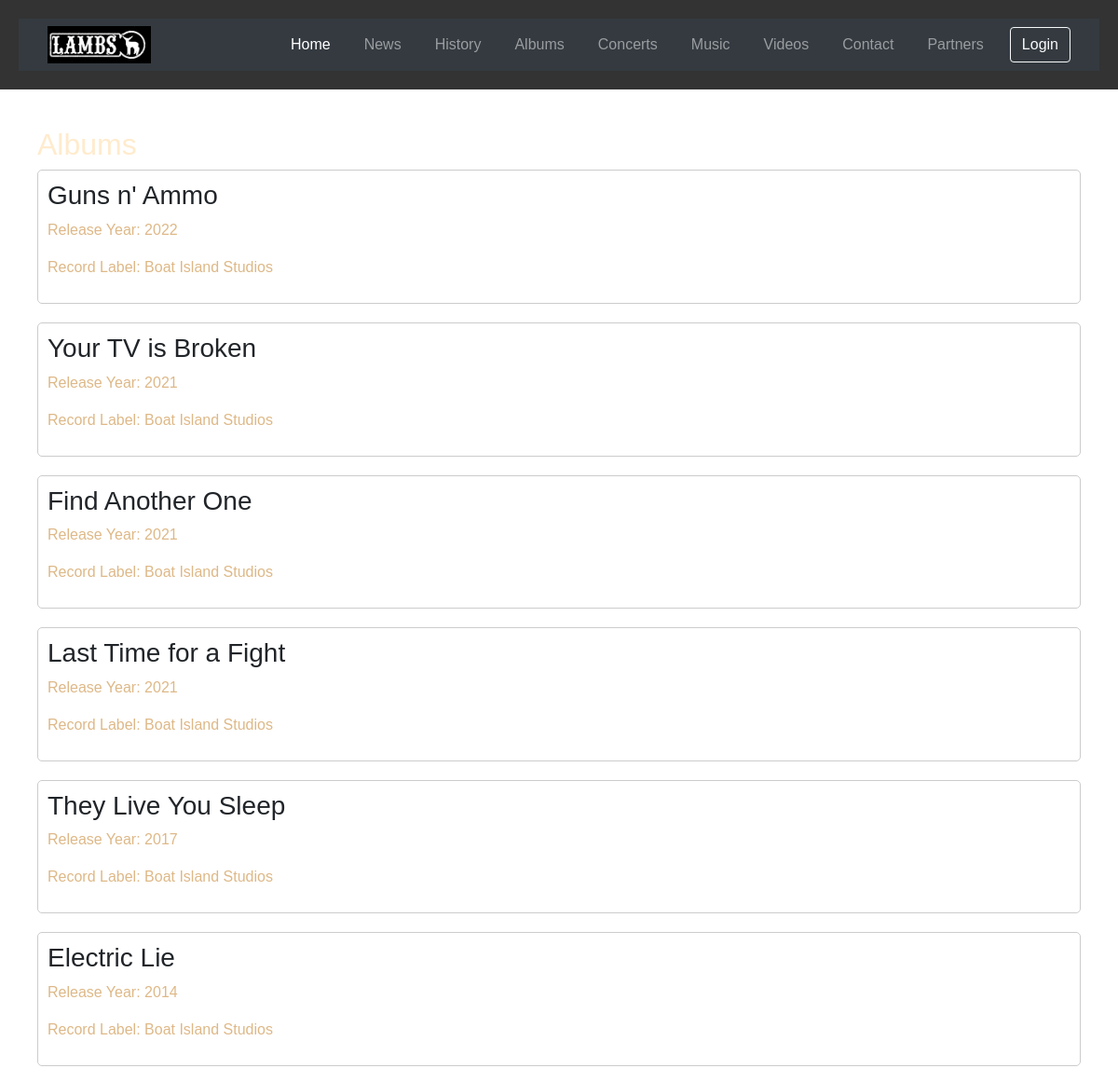
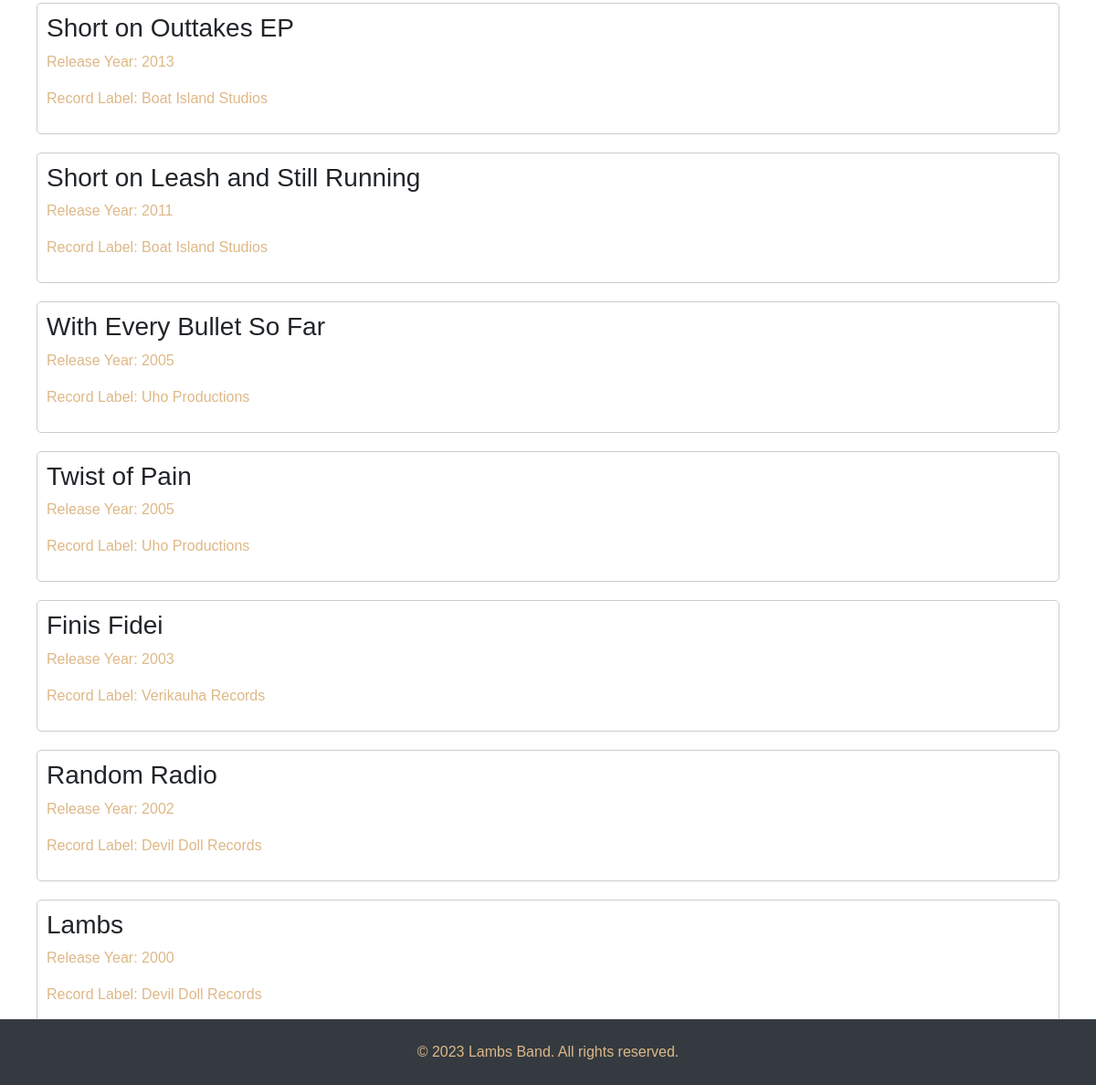
The app's page /backend/albums.php with its own data (2 pictures, top to bottom).
### tables this page shows
CREATE TABLE `albums` (
  `album_id` int(11) NOT NULL,
  `album_name` varchar(255) NOT NULL,
  `release_year` int(11) DEFAULT NULL,
  `record_label` varchar(255) DEFAULT NULL
);

### backend/albums.php (the view, shortened to what this page needs)
<?php
require_once 'connect.php';
$query = "SELECT * FROM `albums` ORDER BY `release_year` DESC";
$result = $yhteys->query($query);
if ($result && $result->rowCount() > 0) {
    $albums = $result->fetchAll(PDO::FETCH_ASSOC);
} else {
    $albums = [];
}
?>
<!DOCTYPE html>
<html lang="en">
<head>
    <link rel="stylesheet" href="https://stackpath.bootstrapcdn.com/bootstrap/4.5.2/css/bootstrap.min.css">
    <link rel="stylesheet" type="text/css" href="../frontend/css/styles.css">
</head>
<body>
<header>
        <nav class="navbar navbar-expand-lg navbar-dark bg-dark">
            <div class="container">
                <img src="lambslogo.jpg" alt="Lambs Band Logo" class="logo">
                <div class="collapse navbar-collapse" id="navbarNav">
                    <ul class="navbar-nav ml-auto">
                        <li class="nav-item active">
                            <a class="nav-link" href="index.php">Home</a>
                        </li>
                        <li class="nav-item">
                            <a class="nav-link" href="news.php">News</a>
                        </li>
                        <li class="nav-item">
                            <a class="nav-link" href="history.php">History</a>
                        </li>
                        <li class="nav-item">
                            <a class="nav-link" href="albums.php">Albums</a>
                        </li>
                        <li class="nav-item">
                            <a class="nav-link" href="concerts.php">Concerts</a>
                        </li>
                        <li class="nav-item">
                            <a class="nav-link" href="music.php">Music</a>
                        </li>
                        <li class="nav-item">
                            <a class="nav-link" href="videos.php">Videos</a>
                        </li>
                        <li class="nav-item">
                            <a class="nav-link" href="contact.php">Contact</a>
                        </li>
                        <li class="nav-item">
                            <a class="nav-link" href="partners.php">Partners</a>
                        </li>
                    </ul>
                    <a class="btn btn-outline-light" href="login.php">Login</a>
                </div>
            </div>
        </nav>
    </header>
    <section>
        <h2>Albums</h2>
        <?php foreach ($albums as $album) : ?>
            <div class="album">
                <h3><?php echo $album['album_name']; ?></h3>
                <p>Release Year: <?php echo $album['release_year']; ?></p>
                <p>Record Label: <?php echo $album['record_label']; ?></p>
            </div>
        <?php endforeach; ?>
    </section>
    <footer class="bg-dark text-light text-center py-4">
        <div class="container">
            <p>&copy; <?php echo date('Y'); ?> Lambs Band. All rights reserved.</p>
        </div>
    </footer>
</body>
</html>

### frontend/css/styles.css (style rules this page uses)
body { font-family: Arial, sans-serif; margin: 0; padding: 0; }
header { background-color: #333; color: #fff; padding: 20px; }
h2 { color: blanchedalmond }
p { color: burlywood }
nav ul { list-style: none; padding: 0; margin: 0; }
nav ul li { display: inline-block; margin-right: 20px; }
nav ul li a { color: #fff; text-decoration: none; }
section { padding: 40px; }
.album { border: 1px solid #ccc; border-radius: 5px; padding: 10px; margin-bottom: 20px; }
footer p { margin: 0; }
footer { position: fixed; z-index: 2; left: 0; bottom: 0; width: 100%; background-color: #f8f8f8; color: #333; padding: 20px; text-align: center; }

### backend/albums.php (style rules this page uses)
.logo { height: 40px; margin-right: 10px; }
body { background-image: url("IMG_1192.jpg"); background-repeat: no-repeat; background-size: cover; }

### records on screen
albums: album_name "Guns n' Ammo", release_year "2022", record_label "Boat Island Studios"
albums: album_name "Your TV is Broken", release_year "2021", record_label "Boat Island Studios"
albums: album_name "Find Another One", release_year "2021", record_label "Boat Island Studios"
albums: album_name "Last Time for a Fight", release_year "2021", record_label "Boat Island Studios"
albums: album_name "They Live You Sleep", release_year "2017", record_label "Boat Island Studios"
albums: album_name "Electric Lie", release_year "2014", record_label "Boat Island Studios"
albums: album_name "Short on Outtakes EP", release_year "2013", record_label "Boat Island Studios"
albums: album_name "Short on Leash and Still Running", release_year "2011", record_label "Boat Island Studios"
albums: album_name "With Every Bullet So Far", release_year "2005", record_label "Uho Productions"
albums: album_name "Twist of Pain", release_year "2005", record_label "Uho Productions"
albums: album_name "Finis Fidei", release_year "2003", record_label "Verikauha Records"
albums: album_name "Random Radio", release_year "2002", record_label "Devil Doll Records"
albums: album_name "Lambs", release_year "2000", record_label "Devil Doll Records"
